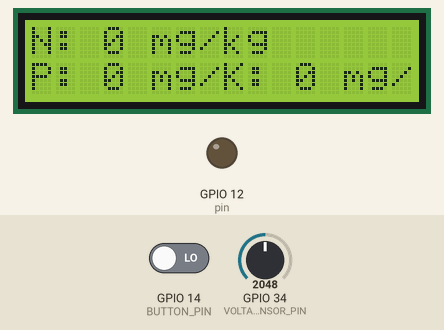
Recording of a sketch running on a simulated ESP32. Parts: 16×2 character LCD, output pins drawn as LEDs (lit = HIGH). The inputs (shaded band) are chosen by the test bench; at power-on: GPIO 34 (VOLTAGE_SENSOR_PIN) = 2048, GPIO 14 (BUTTON_PIN) LOW. WiFi joins after 1.5 s; servers stay silent unless stated; network time is answered at once with the bench clock; the local clock reads 2024-03-15 10:24:30 at power-on unless the sketch sets it; storage starts empty; what the sketch prints to the serial monitor is not drawn.

Above: at 12.5 s.
12.6 s: GPIO 34 (VOLTAGE_SENSOR_PIN) set to 1543
At 13.1 s:
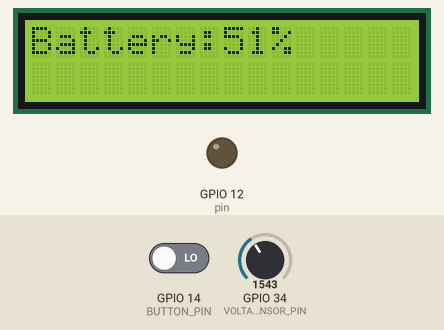
24.7 s: GPIO 34 (VOLTAGE_SENSOR_PIN) set to 1440
At 34.2 s:
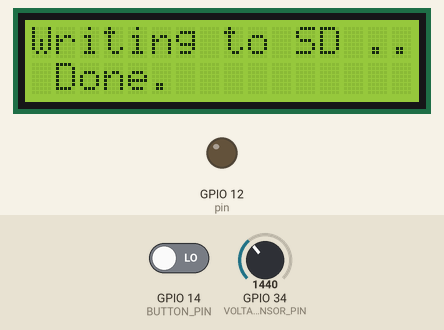
36.8 s: GPIO 34 (VOLTAGE_SENSOR_PIN) set to 1228
At 44.3 s:
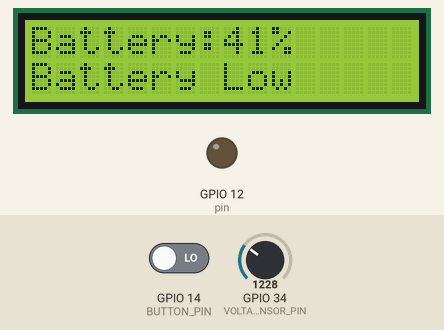
48.9 s: GPIO 14 (BUTTON_PIN) driven HIGH
At 57.2 s:
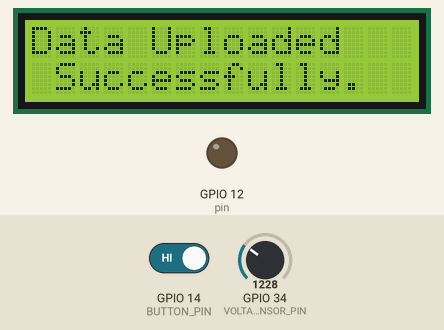
Timing chart, 0 to 58.7 s (numbered marks = the images above; inputs shaded):
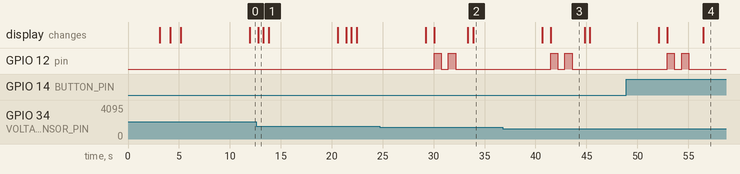

Measured:
- the behaviour switches between 1490 and 1489 on GPIO 34 (VOLTAGE_SENSOR_PIN) (found by bisection; images 1 and 2)
- after the input at 24.7 s, GPIO 12 (pin): alternates HIGH for 0.70 s and LOW for 0.70 s, 4 changes in all, then stays LOW, starting after 5.3 s; the display: first differs from a run without the input after 5.3 s (image 2 shows a later state)
- what the display in image 1 shows lasts 0.5 s, from 12.8 s to 13.3 s
- what the display in image 3 shows lasts 3.3 s, from 41.5 s to 44.8 s

The sketch:

ESP32.ino
```cpp
#include <Wire.h>
#include <LiquidCrystal_I2C.h>
#include <ModbusMaster.h>
#include <WiFi.h>
#include <Firebase_ESP_Client.h>
#include "FS.h"
#include "SD.h"
#include "SPI.h"
#include <NTPClient.h>
#include <WiFiUdp.h>

// Provide the token generation process info.
#include "addons/TokenHelper.h"
// Provide the RTDB payload printing info and other helper functions.
#include "addons/RTDBHelper.h"

// WiFi credentials
const char* ssid = "A04";
const char* password = "jbzc4737";

// Firebase project API Key
#define API_KEY "AIzaSyCgyCXHMuQvI-ilCOVQIyjUuR464qNqE4s"

// Firebase project ID
#define FIREBASE_PROJECT_ID "npk-data-tracker-655de"

// Define Firebase Data object
FirebaseData fbdo;
FirebaseAuth auth;
FirebaseConfig config;

// User Email and Password
#define USER_EMAIL "nethmal123@gmail.com"
#define USER_PASSWORD "123654789"

// Define LCD address and dimensions
#define LCD_ADDRESS 0x27
#define LCD_COLUMNS 16
#define LCD_ROWS 2
LiquidCrystal_I2C lcd(LCD_ADDRESS, LCD_COLUMNS, LCD_ROWS);

// Define RS485 pin numbers
#define RE 25 // Receiver Enable
#define DE 26 // Driver Enable
#define pin 12 // buzzer pin
#define VOLTAGE_SENSOR_PIN 34 // voltage sensor pin

// Define button pin
#define BUTTON_PIN 14

// Create ModbusMaster instance
ModbusMaster node;

// SD card setup
File myFile;
int pinCS = 5; // Change this according to your ESP32 setup
uint16_t nitrogen;
uint16_t phosphorus;
uint16_t potassium;

// NTP Client setup
WiFiUDP ntpUDP;
NTPClient timeClient(ntpUDP, "pool.ntp.org");

void preTransmission() {
  digitalWrite(DE, HIGH);
  digitalWrite(RE, HIGH);
}

void postTransmission() {
  digitalWrite(DE, LOW);
  digitalWrite(RE, LOW);
}

void setup() {
  Serial.begin(9600);
  Serial2.begin(4800);

  Wire.begin(21, 22);  // SDA, SCL - adjust these pins if necessary

  pinMode(RE, OUTPUT);
  pinMode(DE, OUTPUT);
  pinMode(pin, OUTPUT);
  pinMode(VOLTAGE_SENSOR_PIN, INPUT);
  pinMode(BUTTON_PIN, INPUT_PULLDOWN);

  node.begin(1, Serial2);
  node.preTransmission(preTransmission);
  node.postTransmission(postTransmission);

  lcd.init();
  lcd.backlight();
  lcd.setCursor(0, 0);
  lcd.print("NPK Sensor");
  lcd.setCursor(0, 1);
  lcd.print("Initializing");
  delay(3000);

  connectWiFi();

  config.api_key = API_KEY;
  auth.user.email = USER_EMAIL;
  auth.user.password = USER_PASSWORD;

  Firebase.begin(&config, &auth);
  Firebase.reconnectWiFi(true);

  if (SD.begin(pinCS)) {
    Serial.println("SD card is ready to use.");
  } else {
    Serial.println("SD card initialization failed");
    return;
  }
}

void loop() {
  readNPKSensor();
  delay(800);
  displayBatteryLevel();
  delay(500);
  if (digitalRead(BUTTON_PIN) == HIGH) {
      uploadToFirestore();
  }else{
     WriteDataToSD(nitrogen, phosphorus, potassium);
  }
}

void readNPKSensor() {
  uint16_t val1 = readSensor(0x001E);
  delay(250);
  uint16_t val2 = readSensor(0x001F);
  delay(250);
  uint16_t val3 = readSensor(0x0020);
  delay(250);

  Serial.print("Nitrogen: ");
  Serial.print(val1);
  Serial.println(" mg/kg");
  Serial.print("Phosphorus: ");
  Serial.print(val2);
  Serial.println(" mg/kg");
  Serial.print("Potassium: ");
  Serial.print(val3);
  Serial.println(" mg/kg");

  lcd.clear();
  lcd.setCursor(0, 0);
  lcd.print("N: ");
  lcd.print(val1);
  lcd.print(" mg/kg");

  lcd.setCursor(0, 1);
  lcd.print("P: ");
  lcd.print(val2);
  lcd.print(" mg/kg");

  lcd.setCursor(8, 1);
  lcd.print("K: ");
  lcd.print(val3);
  lcd.print(" mg/kg");
}

uint16_t readSensor(uint16_t address) {
  uint8_t result;
  uint16_t data;

  result = node.readHoldingRegisters(address, 1);
  if (result == node.ku8MBSuccess) {
    data = node.getResponseBuffer(0);
    return data;
  } else {
    Serial.print("Failed to read from sensor, error code: ");
    Serial.println(result);
    return 0;
  }
}


//void buzzeron(int delaytime) {
//  tone(pin, 1500);
 // delay(delaytime);
 // noTone(pin);
 // delay(delaytime);
//}

void buzzeron(int delaytime) {
  digitalWrite(pin, HIGH);
  delay(delaytime);
  digitalWrite(pin, LOW);
  delay(delaytime);
}

void displayBatteryLevel() {
    int sensorValue = analogRead(VOLTAGE_SENSOR_PIN);
    float voltage = sensorValue * (3.3 / 4095.0) * 5;

    Serial.print("Analog Read: "); Serial.println(sensorValue);
    Serial.print("Voltage: "); Serial.println(voltage);

    int batteryLevel = map(voltage * 100, 0, 1200, 0, 100);
    if ((batteryLevel > 67) && (batteryLevel < 82)) batteryLevel= 75;
    if ((batteryLevel > 80 )&&  (batteryLevel <100)){
       batteryLevel= 90;


    }
    if (batteryLevel > 100) batteryLevel = 100;
    if (batteryLevel < 0) batteryLevel = 0;

    lcd.clear();
    lcd.setCursor(0, 0);
    lcd.print("Battery:");
    lcd.print(batteryLevel);
    lcd.print("%");

    Serial.print("Battery Level:");
    Serial.print(batteryLevel);
    Serial.println("%");

    if (batteryLevel < 50) {
        lcd.setCursor(0, 1);
        lcd.print("Battery Low");
        buzzeron(700);
        buzzeron(700);
    }
}

void connectWiFi() {
  Serial.println("Connecting to WiFi...");
  lcd.clear();
  lcd.setCursor(0,0);
  lcd.print("Connecting");
  lcd.setCursor(0,1);
  lcd.print("To WiFi");
  WiFi.begin(ssid, password);

  while (WiFi.status() != WL_CONNECTED) {
    delay(1000);
    Serial.println("Connecting...");
    lcd.clear();
    lcd.setCursor(0, 0);
    lcd.print("Connecting...");
  }

  Serial.println("WiFi connected.");
  lcd.clear();
  lcd.setCursor(0, 0);
  lcd.print("WiFi connected");
}

void uploadToFirestore() {
  // Update NTP time
  timeClient.update();

  FirebaseJson content;
  content.set("fields/nitrogen/integerValue", String(nitrogen));
  content.set("fields/phosphorus/integerValue", String(phosphorus));
  content.set("fields/potassium/integerValue", String(potassium));
  content.set("fields/timestamp/integerValue", String(timeClient.getEpochTime()));

  // Generate a unique document ID using NTP time
  String documentId = String(timeClient.getEpochTime());
  String documentPath = "NPK/" + documentId;

  if (Firebase.Firestore.createDocument(&fbdo, FIREBASE_PROJECT_ID, "", documentPath.c_str(), content.raw())) {
    Serial.println("New document created in Firestore successfully.");
    lcd.clear();
    lcd.setCursor(0,0);
    lcd.print("Data Uploaded ");
    lcd.setCursor(1,1);
    lcd.print("Successfully.");
    Serial.println("Document ID: " + documentId);
  } else {
    Serial.println("Failed to create new document in Firestore.");
    lcd.clear();
    lcd.setCursor(0,1);
    lcd.print("Data upload ");
    lcd.setCursor(1,0);
    lcd.print("Failed");

    Serial.println("Reason: " + fbdo.errorReason());
    logDataToSD(nitrogen, phosphorus, potassium);
  }
}
void logDataToSD(uint16_t nitrogen, uint16_t phosphorus, uint16_t potassium) {
  myFile = SD.open("/npk_data.txt", FILE_APPEND);
  if (myFile) {
    Serial.println("Writing to file...");
    lcd.clear();
    lcd.setCursor(0,0);
    lcd.print("Wifi");
    lcd.setCursor(1,1);
    lcd.print("Disconnected.");
    delay(500);
    lcd.clear();
    lcd.print("Writing to SD ...");
    myFile.print("Nitrogen: ");
    myFile.print(nitrogen);
    myFile.print(" mg/kg, Phosphorus: ");
    myFile.print(phosphorus);
    myFile.print(" mg/kg, Potassium: ");
    myFile.print(potassium);
    myFile.println(" mg/kg");
    myFile.close();
    Serial.println("Done.");
    lcd.setCursor(1,1);
    lcd.print("Done.");

  } else {
    Serial.println("Error opening npk_data.txt");
    lcd.clear();
    lcd.setCursor(0,0);
    lcd.print("Data writting");
    lcd.setCursor(1, 1);
    lcd.print("Failed.");
  }
}
void WriteDataToSD(uint16_t nitrogen, uint16_t phosphorus, uint16_t potassium) {
  myFile = SD.open("/npk_data.txt", FILE_APPEND);
  if (myFile) {
    Serial.println("Writing to file...");
    lcd.clear();
    lcd.setCursor(0,0);
    lcd.print("Writing to SD ...");
    delay(500);
    myFile.print("Nitrogen: ");
    myFile.print(nitrogen);
    myFile.print(" mg/kg, Phosphorus: ");
    myFile.print(phosphorus);
    myFile.print(" mg/kg, Potassium: ");
    myFile.print(potassium);
    myFile.println(" mg/kg");
    myFile.close();
    Serial.println("Done.");
    lcd.setCursor(1,1);
    lcd.print("Done.");


  } else {
    Serial.println("Error opening npk_data.txt");
    lcd.clear();
    lcd.setCursor(0,0);
    lcd.print("Data writting");
    lcd.setCursor(1, 1);
    lcd.print("Failed.");
  }
}
```
